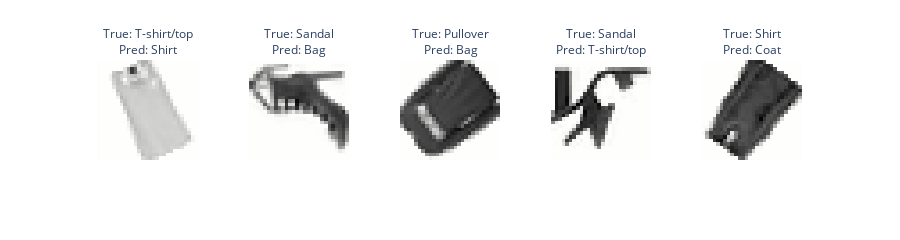

Source (notebook cell):
### Markdown cell above
<!-- END QUESTION -->

## Understanding the Issue

To better understand the model's performance, let's examine some misclassifications. These are instances where the model's predictions differ from the true labels.

In the next cell, we will:
1. Identify misclassified examples from the test dataset.
2. Display these examples along with their predicted and true labels.

Pay close attention to whether the misclassifications are concentrated in specific classes or if they seem random.

### Code cell
# Predict labels for the secret test set
predictions_secret = model.predict(X_test_secret_sc)

# Identify misclassified examples
incorrect_secret = predictions_secret != y_test_secret

# Generate labels for misclassified examples with true and predicted labels
labels = [f"True: {true_label}<br>Pred: {pred_label}"
          for true_label, pred_label in zip(y_test_secret[incorrect_secret], predictions_secret[incorrect_secret])]

# Display misclassified images with their true and predicted labels
show_images(X_test_secret[incorrect_secret], max_images=5, ncols=5, labels=labels, reshape=True)

### Figure 1 — Plotly figure (JSON) as saved in the notebook; plotly's stock layout.template omitted (floating-point values rounded to 4 significant figures; data arrays with more than 128 entries replaced by an {"elided": "..."} marker saying what was removed)
{"data": [{"coloraxis": "coloraxis", "hovertemplate": "x: %{x}<br>y: %{y}<br>color: %{z}<extra></extra>", "name": "0", "type": "heatmap", "xaxis": "x", "yaxis": "y", "z": {"elided": "28x28 float values"}}, {"coloraxis": "coloraxis", "hovertemplate": "x: %{x}<br>y: %{y}<br>color: %{z}<extra></extra>", "name": "1", "type": "heatmap", "xaxis": "x2", "yaxis": "y2", "z": {"elided": "28x28 float values"}}, {"coloraxis": "coloraxis", "hovertemplate": "x: %{x}<br>y: %{y}<br>color: %{z}<extra></extra>", "name": "2", "type": "heatmap", "xaxis": "x3", "yaxis": "y3", "z": {"elided": "28x28 float values"}}, {"coloraxis": "coloraxis", "hovertemplate": "x: %{x}<br>y: %{y}<br>color: %{z}<extra></extra>", "name": "3", "type": "heatmap", "xaxis": "x4", "yaxis": "y4", "z": {"elided": "28x28 float values"}}, {"coloraxis": "coloraxis", "hovertemplate": "x: %{x}<br>y: %{y}<br>color: %{z}<extra></extra>", "name": "4", "type": "heatmap", "xaxis": "x5", "yaxis": "y5", "z": {"elided": "28x28 float values"}}], "layout": {"annotations": [{"font": {}, "showarrow": false, "text": "True: T-shirt/top<br>Pred: Shirt", "x": 0.092, "xanchor": "center", "xref": "paper", "y": 1, "yanchor": "bottom", "yref": "paper"}, {"font": {}, "showarrow": false, "text": "True: Sandal<br>Pred: Bag", "x": 0.296, "xanchor": "center", "xref": "paper", "y": 1, "yanchor": "bottom", "yref": "paper"}, {"font": {}, "showarrow": false, "text": "True: Pullover<br>Pred: Bag", "x": 0.5, "xanchor": "center", "xref": "paper", "y": 1, "yanchor": "bottom", "yref": "paper"}, {"font": {}, "showarrow": false, "text": "True: Sandal<br>Pred: T-shirt/top", "x": 0.704, "xanchor": "center", "xref": "paper", "y": 1, "yanchor": "bottom", "yref": "paper"}, {"font": {}, "showarrow": false, "text": "True: Shirt<br>Pred: Coat", "x": 0.908, "xanchor": "center", "xref": "paper", "y": 1, "yanchor": "bottom", "yref": "paper"}], "coloraxis": {"colorscale": [[0, "rgb(254, 254, 253)"], [0.09091, "rgb(224, 224, 223)"], [0.1818, "rgb(197, 197, 195)"], [0.2727, "rgb(171, 171, 170)"], [0.3636, "rgb(146, 146, 145)"], [0.4545, "rgb(124, 123, 122)"], [0.5455, "rgb(102, 101, 101)"], [0.6364, "rgb(81, 80, 80)"], [0.7273, "rgb(59, 59, 59)"], [0.8182, "rgb(38, 38, 38)"], [0.9091, "rgb(16, 16, 16)"], [1, "rgb(0, 0, 0)"]], "showscale": false}, "height": 220, "margin": {"t": 60}, "xaxis": {"anchor": "y", "constrain": "domain", "domain": [0, 0.184], "scaleanchor": "y", "showgrid": false, "showticklabels": false}, "xaxis2": {"anchor": "y2", "domain": [0.204, 0.388], "matches": "x", "showgrid": false, "showticklabels": false}, "xaxis3": {"anchor": "y3", "domain": [0.408, 0.592], "matches": "x", "showgrid": false, "showticklabels": false}, "xaxis4": {"anchor": "y4", "domain": [0.612, 0.796], "matches": "x", "showgrid": false, "showticklabels": false}, "xaxis5": {"anchor": "y5", "domain": [0.816, 1], "matches": "x", "showgrid": false, "showticklabels": false}, "yaxis": {"anchor": "x", "autorange": "reversed", "constrain": "domain", "domain": [0, 1], "showgrid": false, "showticklabels": false}, "yaxis2": {"anchor": "x2", "domain": [0, 1], "matches": "y", "showgrid": false, "showticklabels": false}, "yaxis3": {"anchor": "x3", "domain": [0, 1], "matches": "y", "showgrid": false, "showticklabels": false}, "yaxis4": {"anchor": "x4", "domain": [0, 1], "matches": "y", "showgrid": false, "showticklabels": false}, "yaxis5": {"anchor": "x5", "domain": [0, 1], "matches": "y", "showgrid": false, "showticklabels": false}}}
